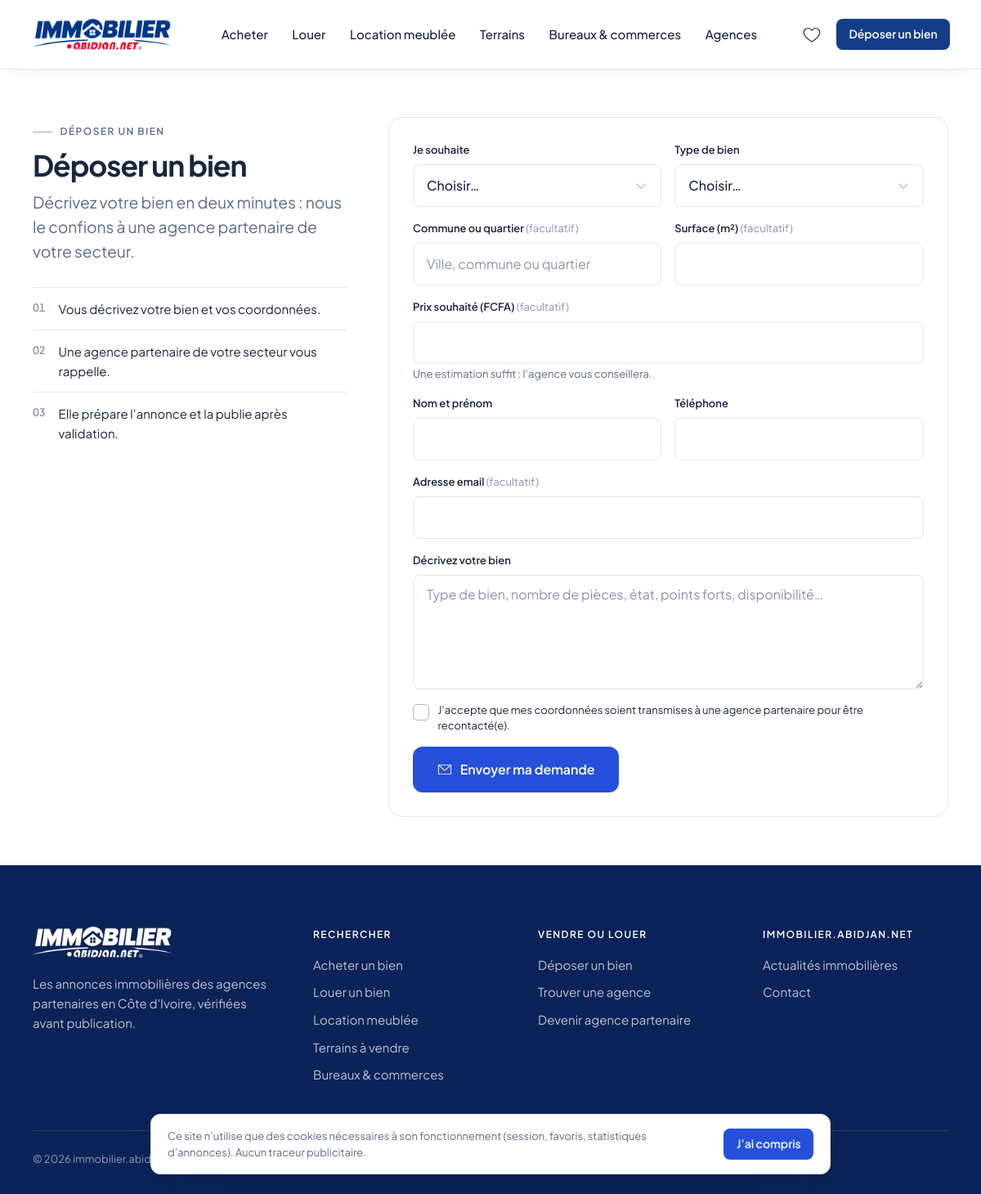
Page /deposer-un-bien on the committed database.
### tables this page shows
CREATE TABLE countries (
  id                 INT UNSIGNED     NOT NULL AUTO_INCREMENT,
  iso2               CHAR(2)          NOT NULL,
  name               VARCHAR(100)     NOT NULL,
  name_translations  JSON             NULL,
  currency_code      CHAR(3)          NOT NULL COMMENT 'ISO 4217 (XOF, XAF, GHS…)',
  currency_symbol    VARCHAR(10)      NOT NULL,
  currency_decimals  TINYINT UNSIGNED NOT NULL DEFAULT 0,
  phone_prefix       VARCHAR(6)       NOT NULL,
  default_locale     VARCHAR(10)      NOT NULL DEFAULT 'fr',
  timezone           VARCHAR(40)      NOT NULL,
  is_active          TINYINT(1)       NOT NULL DEFAULT 0,
  sort_order         SMALLINT         NOT NULL DEFAULT 0,
  created_at         DATETIME         NOT NULL DEFAULT CURRENT_TIMESTAMP,
  updated_at         DATETIME         NULL ON UPDATE CURRENT_TIMESTAMP,
  PRIMARY KEY (id),
  UNIQUE KEY uq_countries_iso2 (iso2)
);

CREATE TABLE sites (
  id                 INT UNSIGNED  NOT NULL AUTO_INCREMENT,
  country_id         INT UNSIGNED  NOT NULL,
  code               VARCHAR(30)   NOT NULL COMMENT 'Identifiant technique (ci, sn…)',
  name               VARCHAR(100)  NOT NULL,
  theme              VARCHAR(50)   NOT NULL DEFAULT 'default',
  default_locale     VARCHAR(10)   NOT NULL DEFAULT 'fr',
  supported_locales  JSON          NULL COMMENT '["fr","en"]',
  contact_email      VARCHAR(190)  NULL,
  contact_phone      VARCHAR(30)   NULL,
  contact_whatsapp   VARCHAR(30)   NULL,
  address            VARCHAR(255)  NULL,
  latitude           DECIMAL(10,7) NULL COMMENT 'Position de l''éditeur (carte de la page Contact)',
  longitude          DECIMAL(10,7) NULL,
  status             ENUM('active','maintenance','disabled') NOT NULL DEFAULT 'disabled',
  created_at         DATETIME      NOT NULL DEFAULT CURRENT_TIMESTAMP,
  updated_at         DATETIME      NULL ON UPDATE CURRENT_TIMESTAMP,
  PRIMARY KEY (id),
  UNIQUE KEY uq_sites_code (code),
  KEY idx_sites_country (country_id),
  CONSTRAINT fk_sites_country FOREIGN KEY (country_id) REFERENCES countries (id)
);

### app/Views/front/layouts/app.php (the view, shortened to what the rows shown need)
<?php
$headerOverlay ??= false;
$cmsPages = site() !== null
    ? app()->pages()->byCodes(['about', 'how_it_works', 'legal_notice', 'terms', 'privacy', 'cookies'], site()->id, locale())
    : [];
?>
<!doctype html>
<html lang="<?= e(locale()) ?>">
<head>
  <link rel="stylesheet" href="<?= e(asset('css/app.css')) ?>">
</head>
<body class="<?= $headerOverlay ? '' : 'im-has-header' ?>">
  <main id="contenu" tabindex="-1">
    <?= $content ?>
  </main>
  <?= render_view('front/partials/footer', ['pages' => $cmsPages]) ?>
</body>
</html>

### app/Views/front/partials/footer.php (shortened to what the rows shown need)
<?php
$site = site();
$siteName = $site->name ?? config('app.name');
$country = $site?->country->localizedName(locale()) ?? '';
?>
<footer class="im-footer">
  <div class="im-container">
    <div class="im-footer__top">
      <div>
        <a class="im-footer__brand" href="<?= e(url()) ?>" aria-label="<?= e(__('front.nav.home_label', ['site' => $siteName])) ?>">
          <img src="<?= e(asset('img/brand/logo-immobilier-abidjan-net-blanc.png')) ?>" alt="" width="428" height="96" loading="lazy">
        </a>
        <p class="im-footer__pitch"><?= e(__('front.footer.pitch', ['country' => $country])) ?></p>
      </div>
    </div>
    <div class="im-footer__bottom">
      <span>© <?= e(date('Y')) ?> <?= e($siteName) ?></span>
    </div>
  </div>
</footer>

### rows in the picture
countries: name "Les annonces immobilières des agences partenaires en Côte d'Ivoire, vérifiées avant publication."
sites: name "immobilier.abidjan.net"

### other values in the picture
$item['label'] "Acheter"
$item['label'] "Louer"
$item['label'] "Location meublée"
$item['label'] "Terrains"
$item['label'] "Bureaux & commerces"
$item['label'] "Agences"
__('front.nav.submit_property') "Déposer un bien"
__('front.nav.submit_property') "DÉPOSER UN BIEN"
__('front.submit.page_title') "Déposer un bien"
__('front.submit.page_lead') "Décrivez votre bien en deux minutes : nous le confions à une agence partenaire de votre secteur."
str_pad((string) ($index + 1), 2, '0', STR_PAD_LEFT) "01"
__('front.submit.' . $key) "Vous décrivez votre bien et vos coordonnées."
str_pad((string) ($index + 1), 2, '0', STR_PAD_LEFT) "02"
__('front.submit.' . $key) "Une agence partenaire de votre secteur vous rappelle."
str_pad((string) ($index + 1), 2, '0', STR_PAD_LEFT) "03"
